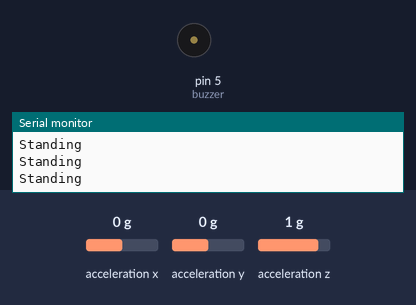
A sketch run on a simulated Arduino Uno, built with avr-gcc and run on an emulated ATmega328P. Shown: buzzer (waves = sounding), the last lines printed to the serial monitor. The test bench sets the inputs (shaded band); at power-on: acceleration z 1 g, acceleration x 0 g, acceleration y 0 g.

Above: at 1.2 s.
1.3 s: acceleration z set to -1.4 g
At 1.42 s:
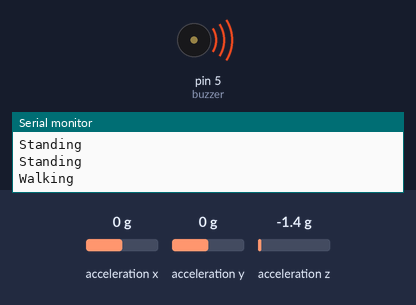
Timing chart, 0 to 4.3 s (numbered marks = the images above; inputs shaded):
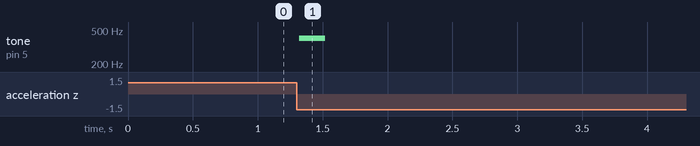

Measured:
- after the input at 1.3 s, tone on pin 5 (buzzer): silent → 400 Hz at once, → silent 0.20 s later

The sketch:

accelerometerDemo.ino
```cpp
#include <Wire.h>
#include <Adafruit_MMA8451.h>
#include <Adafruit_Sensor.h>
const int buzzer = 5;


Adafruit_MMA8451 mma = Adafruit_MMA8451();

float count1, count2, count3, delta1, delta2, avgdelta;

void setup(void) {
  Serial.begin(9600);
  Serial.println("Adafruit MMA8451 test!");
  if (! mma.begin()) {
    Serial.println("Couldnt start");
    while (1);
  }
  Serial.println("MMA8451 found!");
  mma.setRange(MMA8451_RANGE_8_G);
  Serial.print("Range = "); Serial.print(2 << mma.getRange());
  Serial.println("G");
  count2 = 9.7;
  count3 = 9.7;
}

void loop() {

  sensors_event_t event;
  mma.getEvent(&event);
  count1 = event.acceleration.z ;

 delta1 = abs(count1 - count2);
 delta2 = abs(count2 - count3);
 avgdelta = (delta1+delta2)/2;
 if (avgdelta > 0.35)
    { Serial.print("Walking");
    tone(buzzer, 400) ;
    }
    else { Serial.print("Standing");
    noTone(buzzer) ;
    }
     count3 = count2;
    count2 = count1;
  Serial.println();
  delay(100);


}
```
